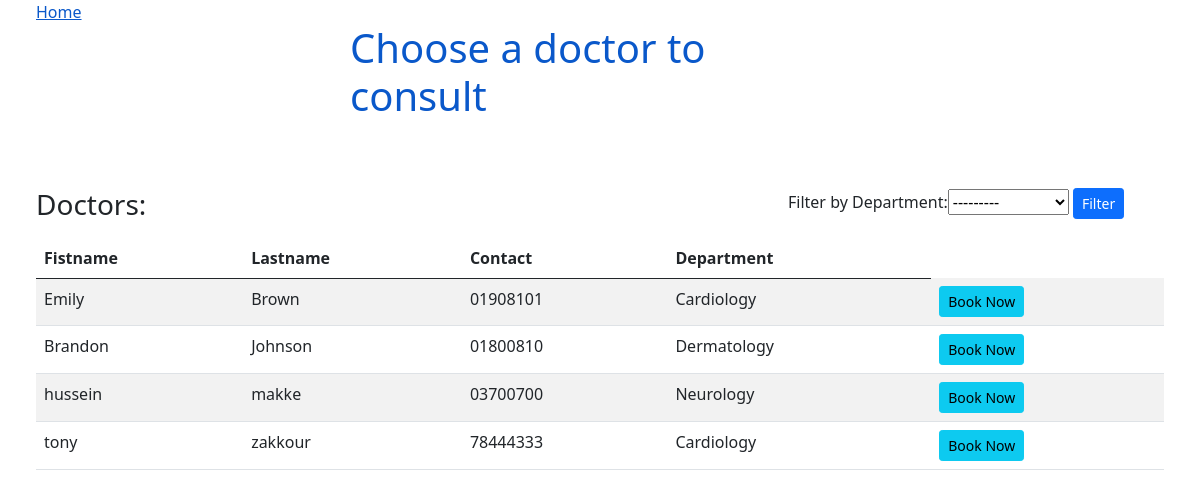
Page /listofdoctors/ on the committed database.
### appointments/models.py (models this page shows, shortened)
class Doctor(models.Model):
    Departments = [
        ("Cardiology", "Cardiology"),
        ("Neurology", "Neurology"),
        ("Dermatology", "Dermatology"),
        ("Cancer", "Cancer"),
        ("Psychiatric" , "Psychiatric")
    ]
    user = models.OneToOneField(User, on_delete=models.CASCADE ,null= True)
    firstname =models.CharField(max_length=200)
    lastname = models.CharField(max_length=200)
    address = models.CharField(max_length=200, null= True)
    mobile = models.CharField(max_length=100,null=True)
    department= models.CharField(max_length=100, choices= Departments)
    status = models.BooleanField(default=True)
    zoom_link = models.CharField(max_length= 300, null= True)

### listofdoctors/views.py (the view)
# urls.py: path('listofdoctors/', views.listdoctors),
def listdoctors(request): #get all data from dbs
	doctors= Doctor.objects.order_by('lastname') #Organization.objects.all()
	if request.method == 'GET': #Filter
		doctorsFilter= DoctorFilter(request.GET, queryset=doctors)
		doctors= doctorsFilter.qs
	else:
		doctorsFilter= DoctorFilter()
	return render(request, 'doctors_list.html', {'doctors':doctors, 'doctorsFilter':doctorsFilter})

### templates/doctors_list.html (shortened to what this page needs)
<!DOCTYPE html>
<html>
<head>
    <link href="https://cdn.jsdelivr.net/npm/bootstrap@5.0.0-beta3/dist/css/bootstrap.min.css" rel="stylesheet">
</head>
<body>
<a href='/' style="padding: 3%;">Home</a>
<div class="mx-auto" style="width: 500px;">
    <h1 style="color: #0a58ca;">Choose a doctor to consult</h1>
</div>
<br>
<div  style="padding: 3%;">
<div class="card-title row">
    <h3 class="col" style="display: !inline; margin-right: -20%; ">Doctors:</h3>
    <form method="GET" class="col" style="max-width: 400px;">
        Filter by
        {{ doctorsFilter.form  }}
        <button class="btn btn-primary btn-sm" type="submit">Filter</button>
    </form>
</div>
{%  if doctors.count > 0  %}
    <table class="table table-striped">
        <thead>
            <tr>
                <th>Fistname</th>
                <th>Lastname</th>
                <th>Contact</th>
                <th>Department</th>
            </tr>
        </thead>
        <tbody>
            {%  for user in doctors  %}
            <tr>
                <td>{{ user.firstname  }}</td>
                <td>{{ user.lastname  }}</td>
                <td>{{ user.mobile }}</td>
                <td>{{  user.department  }}</td>
                <td>
                    <a class="btn btn-info btn-sm" href="/appointment/booksystem/{{user.id}}">Book Now</a>
                </td>
            </tr>
            {%  endfor  %}
        </tbody>
    </table>
{% else %}
<i>Empty</i>
{%  endif  %}
</div>
</body>
</html>

### rows in the picture
Doctor: firstname "Emily", lastname "Brown", mobile "01908101", department "Cardiology"
Doctor: firstname "Brandon", lastname "Johnson", mobile "01800810", department "Dermatology"
Doctor: firstname "hussein", lastname "makke", mobile "03700700", department "Neurology"
Doctor: firstname "tony", lastname "zakkour", mobile "78444333", department "Cardiology"
